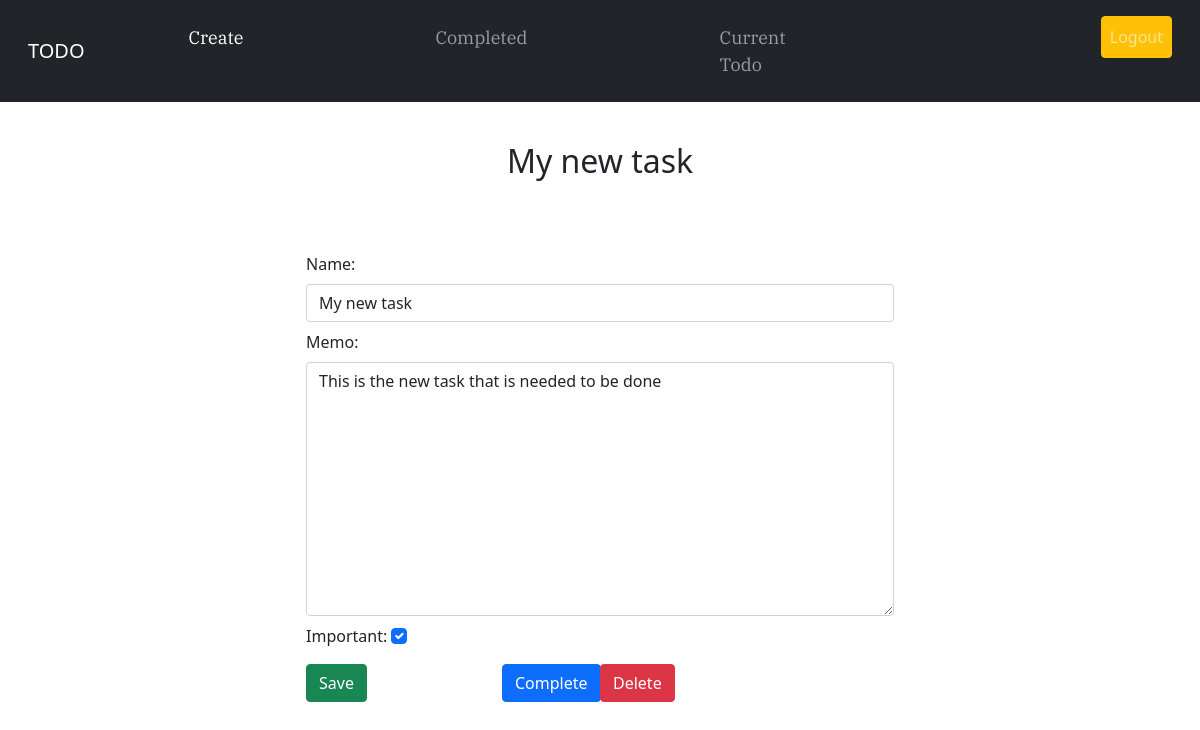
The app's page /todo/14 (signed in) with its own data.
### todo/models.py (models this page shows, shortened)
class Todoapp(models.Model):
    name = models.CharField(max_length=100)
    memo = models.TextField(max_length= 200, blank = True)
    created_date = models.DateTimeField(auto_now_add=True)
    date_completed = models.DateTimeField(null = True, blank = True)
    important = models.BooleanField(default= False)
    user = models.ForeignKey(User, on_delete = models.CASCADE)

### todo/views.py (the view, shortened to what this page needs)
# urls.py: path('todo/<int:todo_pk>',views.todoview, name = 'todoview'),
@login_required
def todoview(request, todo_pk):
    context = get_object_or_404(Todoapp, pk = todo_pk, user = request.user)
    if request.method == 'GET':
        form = TodoForm(instance=context)
        return render(request,'todo/todoview.html',{'context':context, 'form':form})

### todo/forms.py
class TodoForm(ModelForm):
    class Meta:
        model = Todoapp
        fields = ['name','memo','important']

### todo/templates/todo/todoview.html (shortened to what this page needs)
{% extends 'todo/base.html' %}
{% block content %}
<div class="m-2 p-3">
    <h2 class="d-flex justify-content-center"> {{context.name}} </h2>
</div>
<div class="row justify-content-center mt-5">
    <div class="col-md-6">
        <form method="POST">
            <div class="form-group mb-2">
                <label class="form-label" for="id_name">Name: </label>
                <input class="form-control" type="text" value="{{context.name}}" name="name" maxlength="100" required
                    id="id_name" />
            </div>
            <div class="form-group mb-2">
                <label class="form-label" for="id_memo">Memo: </label>
                <textarea class="form-control" name="memo" rows="10" cols="40" maxlength="200"
                    id="id_memo">{{context.memo}}</textarea>
            </div>
            <div class="form-group mb-2">
                <label class="form-label" for="id_important">Important: </label>
                {% if context.important %}
                <input class="form-check-input" type="checkbox" id="id_important" name="important" checked>
                {% else %}
                <input class="form-check-input" type="checkbox" id="id_important" name="important" aria-checked="false">
                {% endif %}
            </div>
            <button class="btn btn-success mb-2 ml-5 d-inline" type="submit">Save</button>
        </form>
        <div class = "d-flex justify-content-center">
        <div class="col-md-2 mr-5" style="margin-top: -2.89rem;">
            <form method="POST" action="{% url 'completetodo' context.id %}">
                <button class="btn btn-primary mb-2 mr-2 " type="submit">Complete</button>
            </form>
        </div>
        <div class = "col-md-2 mr-5" style="margin-top: -2.89rem;">
            <form method="POST" action="{% url 'deletetodo' context.id %}">
                <button class="btn btn-danger mb-2 mr-2" type="submit">Delete</button>
            </form>
        </div>
    </div>
    </div>
</div>
{% endblock %}

### records on screen
Todoapp: name "My new task", memo "This is the new task that is needed to be done"
